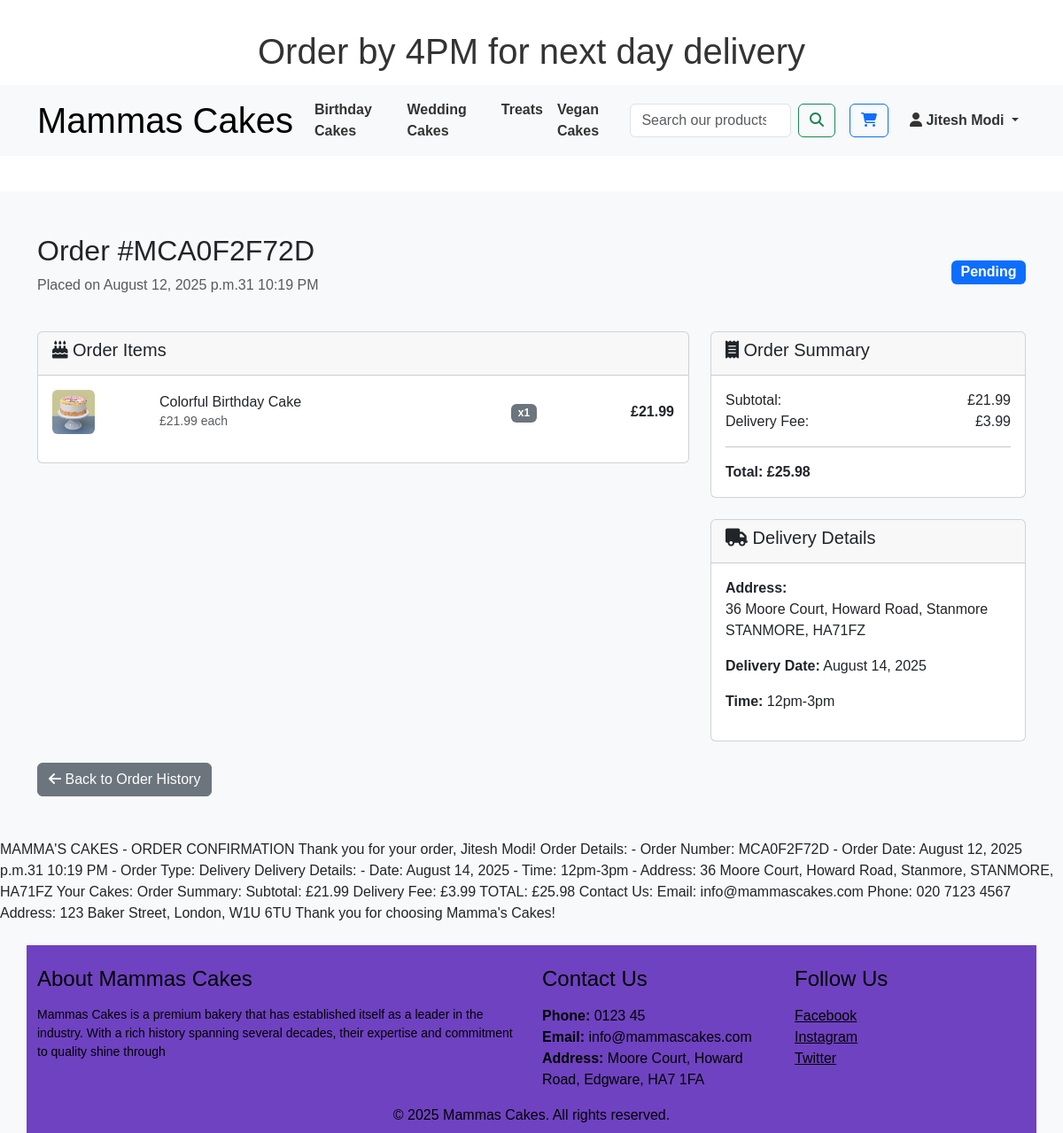
Page /orders/MCA0F2F72D/ (signed in) on the committed database.
### cakes/models.py (models this page shows, shortened)
class Order(models.Model):
    ORDER_STATUS_CHOICES = [
        ('pending', 'Pending'),
        ('confirmed', 'Confirmed'),
        ('preparing', 'Preparing'),
        ('ready', 'Ready for Collection'),
        ('dispatched', 'Dispatched'),
        ('delivered', 'Delivered'),
        ('cancelled', 'Cancelled'),
    ]
    ORDER_TYPE_CHOICES = [
        ('collection', 'Collection'),
        ('delivery', 'Delivery'),
    ]
    order_number = models.CharField(max_length=20, unique=True, editable=False)
    customer = models.ForeignKey(User, on_delete=models.CASCADE, related_name='orders')
    order_type = models.CharField(max_length=10, choices=ORDER_TYPE_CHOICES)
    status = models.CharField(max_length=15, choices=ORDER_STATUS_CHOICES, default='pending')
    customer_name = models.CharField(max_length=100)
    customer_email = models.EmailField()
    customer_phone = models.CharField(max_length=15)
    collection_date = models.DateField(null=True, blank=True)
    collection_time = models.CharField(max_length=20, null=True, blank=True)
    delivery_address = models.TextField(null=True, blank=True)
    delivery_city = models.CharField(max_length=50, null=True, blank=True)
    delivery_postcode = models.CharField(max_length=10, null=True, blank=True)
    delivery_date = models.DateField(null=True, blank=True)
    delivery_time = models.CharField(max_length=20, null=True, blank=True)
    special_instructions = models.TextField(blank=True)
    subtotal = models.DecimalField(max_digits=10, decimal_places=2)
    delivery_fee = models.DecimalField(max_digits=10, decimal_places=2, default=0.00)
    total = models.DecimalField(max_digits=10, decimal_places=2)
    created_at = models.DateTimeField(auto_now_add=True)
    updated_at = models.DateTimeField(auto_now=True)
    class Meta:
        ordering = ['-created_at']

class OrderItem(models.Model):
    order = models.ForeignKey(Order, on_delete=models.CASCADE, related_name='items')
    cake_id = models.CharField(max_length=50)  # matches data-id from HTML
    cake_name = models.CharField(max_length=100)
    cake_image = models.URLField()
    unit_price = models.DecimalField(max_digits=10, decimal_places=2)
    quantity = models.PositiveIntegerField()
    total_price = models.DecimalField(max_digits=10, decimal_places=2)

### cakes/views.py (the view)
# urls.py: path('orders/<str:order_number>/', views.order_detail, name='order_detail'),
@login_required
def order_detail(request, order_number):
    order = get_object_or_404(Order, order_number=order_number, customer=request.user)
    return render(request, 'cakes/order_detail.html', {'order': order})

### cakes/templates/cakes/order_detail.html (shortened to what this page needs)
{% extends 'cakes/base.html' %}
{% load static %}
{% block content %}
<div class="container my-5">
    <div class="row">
        <div class="col-12">
            <div class="d-flex justify-content-between align-items-center mb-4">
                <div>
                    <h2>Order #{{ order.order_number }}</h2>
                    <p class="text-muted">Placed on {{ order.created_at|date:"F d, Y at g:i A" }}</p>
                </div>
                <span class="badge bg-primary fs-6">{{ order.get_status_display }}</span>
            </div>
        </div>
    </div>
    <div class="row">
        <div class="col-md-8">
            <div class="card mb-4">
                <div class="card-header">
                    <h5><i class="fas fa-birthday-cake"></i> Order Items</h5>
                </div>
                <div class="card-body">
                    {% for item in order.items.all %}
                        <div class="row align-items-center mb-3">
                            <div class="col-2">
                                <img src="{{ item.cake_image }}" alt="{{ item.cake_name }}" class="img-fluid rounded" style="height: 50px; object-fit: cover;">
                            </div>
                            <div class="col-6">
                                <h6 class="mb-0">{{ item.cake_name }}</h6>
                                <small class="text-muted">£{{ item.unit_price }} each</small>
                            </div>
                            <div class="col-2 text-center">
                                <span class="badge bg-secondary">x{{ item.quantity }}</span>
                            </div>
                            <div class="col-2 text-end">
                                <strong>£{{ item.total_price }}</strong>
                            </div>
                        </div>
                    {% endfor %}
                </div>
            </div>
        </div>
        <div class="col-md-4">
            <div class="card mb-4">
                <div class="card-header">
                    <h5><i class="fas fa-receipt"></i> Order Summary</h5>
                </div>
                <div class="card-body">
                    <div class="d-flex justify-content-between">
                        <span>Subtotal:</span>
                        <span>£{{ order.subtotal }}</span>
                    </div>
                    {% if order.delivery_fee > 0 %}
                        <div class="d-flex justify-content-between">
                            <span>Delivery Fee:</span>
                            <span>£{{ order.delivery_fee }}</span>
                        </div>
                    {% endif %}
                    <hr>
                    <div class="d-flex justify-content-between">
                        <strong>Total: £{{ order.total }}</strong>
                    </div>
                </div>
            </div>
            <div class="card">
                <div class="card-header">
                    <h5>
                        {% if order.order_type == 'delivery' %}
                            <i class="fas fa-truck"></i> Delivery Details
                        {% else %}
                            <i class="fas fa-store"></i> Collection Details
                        {% endif %}
                    </h5>
                </div>
                <div class="card-body">
                    {% if order.order_type == 'delivery' %}
                        <p><strong>Address:</strong><br>
                        {{ order.delivery_address }}<br>
                        {{ order.delivery_city }}, {{ order.delivery_postcode }}</p>
                        <p><strong>Delivery Date:</strong> {{ order.delivery_date|date:"F d, Y" }}</p>
                        {% if order.delivery_time %}
                            <p><strong>Time:</strong> {{ order.delivery_time }}</p>
                        {% endif %}
                    {% endif %}
                </div>
            </div>
        </div>
    </div>
    <div class="row mt-4">
        <div class="col-12">
            <a href="{% url 'order_history' %}" class="btn btn-secondary">
                <i class="fas fa-arrow-left"></i> Back to Order History
            </a>
        </div>
    </div>
</div>
{% block email_confirmation %}
MAMMA'S CAKES - ORDER CONFIRMATION
Thank you for your order, {{ order.customer_name }}!
Order Details:
- Order Number: {{ order.order_number }}
- Order Date: {{ order.created_at|date:"F d, Y at g:i A" }}
- Order Type: {{ order.get_order_type_display }}
{% if order.order_type == 'collection' %}
Collection Details:
- Date: {{ order.collection_date|date:"F d, Y" }}
- Time: {{ order.collection_time }}
- Address: Mamma's Cakes Bakery, 123 Baker Street, London, W1U 6TU
{% else %}
Delivery Details:
- Date: {{ order.delivery_date|date:"F d, Y" }}
- Time: {{ order.delivery_time|default:"Any time" }}
- Address: {{ order.delivery_address }}, {{ order.delivery_city }}, {{ order.delivery_postcode }}
{% endif %}
Your Cakes:
Order Summary:
Subtotal: £{{ order.subtotal }}
{% if order.delivery_fee > 0 %}Delivery Fee: £{{ order.delivery_fee }}{% endif %}
TOTAL: £{{ order.total }}
Contact Us:
Email: info@mammascakes.com
Phone: 020 7123 4567
Address: 123 Baker Street, London, W1U 6TU
Thank you for choosing Mamma's Cakes!
{% endblock %}
{% endblock %}

### cakes/templates/cakes/base.html (shortened to what this page needs)
{% load static %}
<!doctype html>
<html lang="en">
<head>
    <link href="https://cdn.jsdelivr.net/npm/bootstrap@5.3.2/dist/css/bootstrap.min.css" rel="stylesheet">
    <link rel="stylesheet" href="https://cdnjs.cloudflare.com/ajax/libs/font-awesome/6.4.0/css/all.min.css">
    <link rel="stylesheet" href="{% static 'css/style.css' %}">
</head>
<body>
    <header>
        <div class="container-fluid">
            <div class="row text-center banner-anim pink-bg text-black">
                <div class="col-12">
                    <p class="logo-font my-2 ms-0">Order by 4PM for next day delivery</p>
                </div>
            </div>
        </div>
        <nav class="navbar navbar-expand-lg navbar-light bg-light">
            <div class="container">
                <a class="navbar-brand" href="{% url 'home' %}">
                    <h1 class="logo-font text-black my-0">Mammas Cakes</h1>
                </a>
                <div class="collapse navbar-collapse" id="navbarNav">
                    <ul class="navbar-nav me-auto">
                        <li class="nav-item">
                            <a class="nav-link" href="{% url 'birthday_cakes' %}">Birthday Cakes</a>
                        </li>
                        <li class="nav-item">
                            <a class="nav-link" href="{% url 'wedding_cake' %}">Wedding Cakes</a>
                        </li>
                        <li class="nav-item">
                            <a class="nav-link" href="{% url 'treats' %}">Treats</a>
                        </li>
                        <li class="nav-item">
                            <a class="nav-link" href="{% url 'vegan_cakes' %}">Vegan Cakes</a>
                        </li>
                    </ul>
                    <form class="d-flex me-3" method="GET" action="{% url 'products' %}">
                        <input class="form-control me-2" type="search" name="q" placeholder="Search our products" aria-label="Search">
                        <button class="btn btn-outline-success" type="submit">
                            <i class="fas fa-search"></i>
                        </button>
                    </form>
                     {% if user.is_authenticated %}
                    <div class="me-3">
                        <button type="button" class="btn btn-outline-primary position-relative" data-bs-toggle="modal" data-bs-target="#cartModal">
                            <i class="fas fa-shopping-cart"></i>
                        </button>
                    </div>
                     {% endif %}
                    <ul class="navbar-nav">
                    {% if user.is_authenticated %}
                            <li class="nav-item dropdown">
                                <a class="nav-link dropdown-toggle" href="#" id="navbarDropdown" role="button" data-bs-toggle="dropdown" aria-expanded="false">
                                    <i class="fas fa-user"></i> {{ user.get_full_name|default:user.username }}
                                </a>
                            </li>
                        {% endif %}
                    </ul>
                </div>
            </div>
        </nav>
    </header>
    <main>
        {% block content %}{% endblock %}
    </main>
    <footer class="container purple-bg text-black pt-4 pb-2 mt-4">
        <div class="row">
            <div class="col-md-6">
                <h4>About Mammas Cakes</h4>
                <p class="small">Mammas Cakes is a premium bakery that has established itself as a leader in the
                    industry. With a rich history spanning several decades, their expertise and commitment to quality shine through</p>
            </div>
            <div class="col-6 col-md-3">
                <h4>Contact Us</h4>
                <ul class="list-unstyled">
                    <li><strong>Phone:</strong> 0123 45</li>
                    <li><strong>Email:</strong> info@mammascakes.com</li>
                    <li><strong>Address:</strong> Moore Court, Howard Road, Edgware, HA7 1FA</li>
                </ul>
            </div>
            <div class="col-6 col-md-3">
                <h4>Follow Us</h4>
                <ul class="list-unstyled">
                    <li><a href="#" class="text-black">Facebook</a></li>
                    <li><a href="#" class="text-black">Instagram</a></li>
                    <li><a href="#" class="text-black">Twitter</a></li>
                </ul>
            </div>
        </div>
        <div class="row">
            <div class="col-12 text-center">
                <p class="mb-0">&copy; 2025 Mammas Cakes. All rights reserved.</p>
            </div>
        </div>
    </footer>
</body>
</html>

### static/css/style.css (style rules this page uses)
body { font-family: 'Arial', sans-serif; background-color: #f8f9fa; margin: 0; padding: 0; }
header { background-color: #ffffff; padding: 20px 0; }
.navbar { margin-bottom: 20px; }
.nav-link { color: #333; font-weight: bold; }
.logo-font { font-size: 2.5rem; color: #333; }
footer { background-color: #6f42c1; color: white; padding: 20px 0; }
footer h4 { margin-bottom: 15px; }

### rows in the picture
Order: order_number "MCA0F2F72D", created_at "August 12, 2025 p.m.31 10:19 PM", status "Pending", subtotal "21.99", delivery_fee "3.99", total "25.98", delivery_address "36 Moore Court, Howard Road, Stanmore", delivery_city "STANMORE", delivery_postcode "HA71FZ", delivery_date "August 14, 2025", delivery_time "12pm-3pm", customer_name "Jitesh Modi", order_type "Delivery"
OrderItem: cake_image (picture), cake_name "Colorful Birthday Cake", unit_price "21.99", quantity "1", total_price "21.99"

### other values in the picture
{{ user.get_full_name|default:user.username }} "Jitesh Modi"
